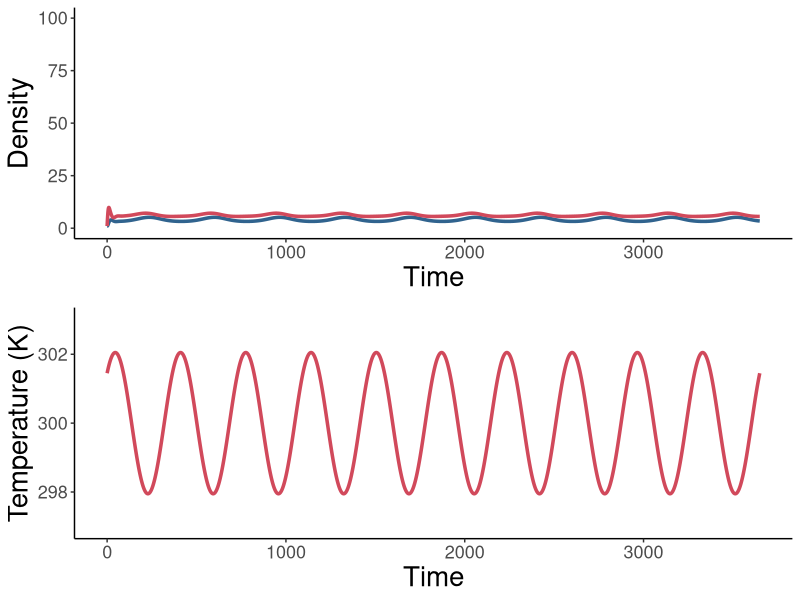
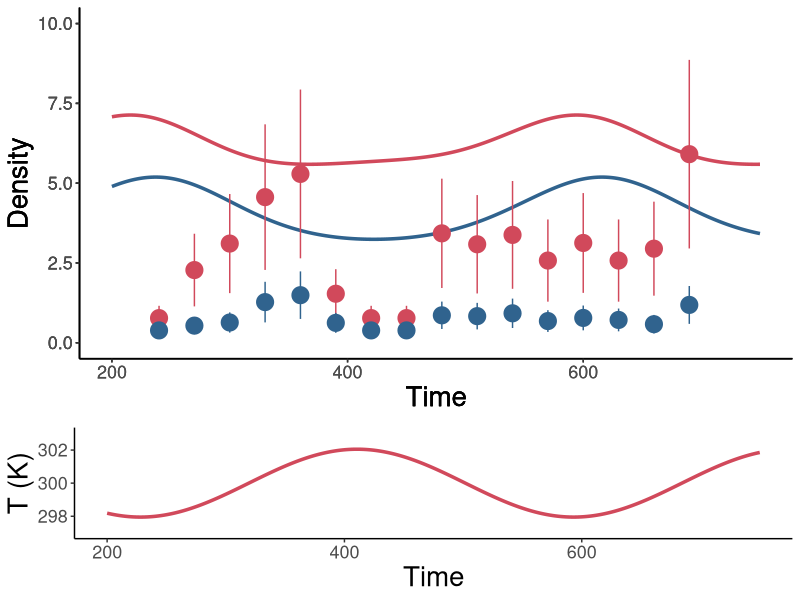

These charts were generated, in order, by the following R code:
####################################################################################################
#### This R script simulates population dynamics of hemipteran insects in their native habitats ####
####################################################################################################



#################################################
#### Load packages and set working directory ####
#################################################
library(tidyr)
library(ggplot2)
library(deSolve)
library(cowplot)
library(dplyr)
library(tidyverse)
#library(Cairo)
#library(grid)
#library(gridExtra)

setwd(dirname(rstudioapi::getActiveDocumentContext()$path))

######################################
#### Simulate population dynamics ####
######################################

# STEP 1: Assign parameter values
# read data and select insect
data <- read_csv("Temperature response parameters.csv")

# select an insect by removing # in front of name and placing # in front of other species
#sp.data <- subset(data, Species == "Clavigralla shadabi")
#sp.data <- subset(data, Species == "Clavigralla tomentosicollis Benin")
#sp.data <- subset(data, Species == "Clavigralla tomentosicollis Nigeria A")
#sp.data <- subset(data, Species == "Clavigralla tomentosicollis Nigeria B")
sp.data <- subset(data, Species == "Clavigralla tomentosicollis Nigeria C")

# define model parameters
params <- c(sp.data[2], sp.data[3], sp.data[4], sp.data[5],sp.data[6], sp.data[7], sp.data[8],
            sp.data[9], sp.data[10], sp.data[11], sp.data[12], sp.data[13], sp.data[14], sp.data[15],
            sp.data[16], sp.data[17], sp.data[18], sp.data[19], sp.data[20], sp.data[21], sp.data[22],
            sp.data[23], sp.data[24], sp.data[25])
# time
yrs <- 10; # Number of years over which to run the model
timestep <- 1; # Length of time-steps (days)
times <- seq(0, yrs*365, by = timestep)
# temperature parameters
meanT.incr = 0 # Increase in mean temperature over next 50 years
amplT.incr = 0 # Increase in amplitude of temperature fluctuations over next 50 years
dMeanT = meanT.incr/(yrs*365) # simulate x degree increase in mean temperature over 50 years
dAmplT = amplT.incr/(yrs*365) # simulate x degree increase in the amplitude of temperature fluctuations over 50 years


# STEP 2: Specify model
model = function(t, State, Pars){
  with(as.list(c(State, Pars)),
       {
         # temperature function
         temp = (meanT + dMeanT*times) + (amplT + dAmplT*times)*sin(2*pi*(times + shiftT)/365)
         # time-series of temperature values
         signal = as.data.frame(list(times = times, temp = rep(0, length(times))))
         signal$temp = temp
         # create interpolating function
         input = approxfun(signal, rule = 2 ) # rule = 2 sets any extrapolated point to the closest data extreme
         # import interpolated temperature function
         T =  input(t)
         
         # Temperature responses
         b = bTopt*exp(-(T-Toptb)^2/(2*sb^2)) # Birth rate
         #q = 1 # Density-dependence (temperature-independent for simplicity)
         q = qTR*exp(Aq*(1/TR-1/Tmax))*exp(-(T-Toptq)^2/(2*sq^2)) # Density-dependence (temperature-dependent)
         m = mTR*(T/TR)*exp(A*(1/TR-1/T))/(1+skew*(exp(AL*(1/TL-1/T))+exp(AH*(1/TH-1/T)))) # Maturation rate
         dJ = dJTR*exp(AdJ*(1/TR-1/T)) # Juvenile mortality
         dA = dATR*exp(AdA*(1/TR-1/T)) # Adult mortality
         
         # Juvenile and adult densities
         dJdt = b*(A >= 0.2)*A*exp(-q*A) - m*J - dJ*J # Allee threshold of 10% of equilibrium adult density
         dAdt = m*J - dA*A
         
         return(list(c(dJdt, dAdt), signal = T))
       })
}


# STEP 3: Model simulation and plotting population dynamics
init = c(J = 1, A = 1)
# run model and input into data frame
densities = as.data.frame(ode(func = model, y = init, parms = params, times = times, method = "ode45"))
# gather model variables (time, temp, life stage, density)
output = densities[seq(0, dim(densities)[1], by=timestep), ]
output = gather(output, key=Variable, value=Output, -time)

# Plot population dynamics
pop.dyn <- ggplot(output[output$Variable %in% c("J", "A"), ], aes(x=time, y=Output, color=Variable)) + 
  geom_line(size=1.2) +
  scale_color_manual(values=c("J"="#d1495b", "A"="#30638e")) + 
  labs(x="Time", y="Density") +
  scale_y_continuous(limits=c(0, 100)) +
  #scale_y_log10(limits=c(1, 10)) +
  theme(panel.grid.major = element_blank(), panel.grid.minor = element_blank(),
        panel.background = element_blank(), axis.line = element_line(colour = "black"),
        legend.position = "none", 
        axis.text = element_text(size=13),
        axis.title = element_text(size=20)) 

# Plot temperature regime
temp.regime <- ggplot(output[output$Variable %in% c("signal"), ], aes(x=time, y=Output, color=Variable)) + 
  geom_line(size=1.2) +
  scale_color_manual(values=c("signal"="#d1495b")) + 
  labs(x="Time", y="Temperature (K)") +
  scale_y_continuous(limits=c(params$meanT - params$amplT - amplT.incr - 1, params$meanT + params$amplT + meanT.incr + amplT.incr + 1)) +
  theme(panel.grid.major = element_blank(), panel.grid.minor = element_blank(),
        panel.background = element_blank(), axis.line = element_line(colour = "black"),
        legend.position = "none", 
        axis.text = element_text(size=13),
        axis.title = element_text(size=20))

ggdraw() +
  draw_plot(pop.dyn, x = 0, y = 0.5, width = 1, height = 0.5) +
  draw_plot(temp.regime, x = 0, y = 0, width = 1, height = 0.5)


####################################################################
#### Plot empirical time-series for Clavigralla tomentosicollis ####
####################################################################


# Read data
data.density <- read_csv("Egwuatu_1977.csv")
# Set the plot (A, B, or C)
data.plot <- subset(data.density, Plot=="C")


# Plot options
xmin <- 200 # days
xmax <- 750 # days
ymin <- 0
ymax <- 10

# Plot time-series data
plot.J <- ggplot(data.plot, aes(x=time, y=J, ymin=J-J_SE, ymax=J+J_SE)) + 
  geom_pointrange(size=1.2, color="#d1495b") +
  #geom_line(size=0.8, linetype="longdash", color="#d1495b") +
  labs(x="Time", y="Density") +
  scale_x_continuous(limits=c(xmin, xmax)) +
  scale_y_continuous(limits=c(ymin, ymax)) +
  #scale_y_log10(limits=c(1, 10)) +
  theme(panel.grid.major = element_blank(), panel.grid.minor = element_blank(),
        panel.background = element_rect(fill="transparent"), plot.background = element_rect(fill="transparent"),
        axis.line = element_line(colour = "black"), legend.position = "none", 
        axis.text = element_text(size=13), axis.title = element_text(size=20))
#plot.J

plot.A <- ggplot(data.plot, aes(x=time, y=A, ymin=A-A_SE, ymax=A+A_SE)) + 
  geom_pointrange(size=1.2, color="#30638e") +
  #geom_line(size=0.8, linetype="longdash", color="#30638e") +
  labs(x="Time", y="Density") +
  scale_x_continuous(limits=c(xmin, xmax)) +
  scale_y_continuous(limits=c(ymin, ymax)) +
  #scale_y_log10(limits=c(1, 10)) +
  theme(panel.grid.major = element_blank(), panel.grid.minor = element_blank(),
        panel.background = element_rect(fill="transparent"), plot.background = element_rect(fill="transparent"),
        axis.line = element_line(colour = "black"), legend.position = "none", 
        axis.text = element_text(size=13), axis.title = element_text(size=20)) 
#plot.A

# Plot model dynamics (starting 8 years in to avoid transients)
plot.model <- ggplot(subset(output[output$Variable %in% c("J", "A"), ], time>=8*365+xmin & time<=8*365+xmax),
                          aes(x=time, y=Output, color=Variable)) + 
  geom_line(size=1.2) +
  scale_color_manual(values=c("J"="#d1495b", "A"="#30638e")) + 
  labs(x="Time", y="Density") +
  scale_y_continuous(limits=c(ymin, ymax)) +
  #scale_y_log10(limits=c(1, 10)) +
  theme(panel.grid.major = element_blank(), panel.grid.minor = element_blank(),
        panel.background = element_rect(fill="transparent"), plot.background = element_rect(fill="transparent"),
        axis.line = element_line(colour = "black"), legend.position = "none", 
        axis.text = element_text(size=13), axis.title = element_text(size=20),
        axis.text.x = element_text(colour = "white"), axis.ticks.x = element_blank())
#plot.model

# Plot temperature regime
plot.temp <- ggplot(subset(output[output$Variable %in% c("signal"), ], time>=xmin & time<=xmax),
                      aes(x=time, y=Output, color=Variable)) + 
  geom_line(size=1.2) +
  scale_color_manual(values=c("signal"="#d1495b")) + 
  labs(x="Time", y="T (K)") +
  scale_x_continuous(limits=c(xmin, xmax)) +
  scale_y_continuous(limits=c(params$meanT - params$amplT - amplT.incr - 1, params$meanT + params$amplT + meanT.incr + amplT.incr + 1)) +
  theme(panel.grid.major = element_blank(), panel.grid.minor = element_blank(),
        panel.background = element_rect(fill="transparent"), plot.background = element_rect(fill="transparent"),
        axis.line = element_line(colour = "black"), legend.position = "none", 
        axis.text = element_text(size=13), axis.title = element_text(size=20)) 
#plot.temp

ggdraw()  +
    draw_plot(plot.temp, x = 0, y = 0, width = 1, height = 0.3) +
    draw_plot(plot.model, x = 0, y = 0.3, width = 1, height = 0.7) +
    draw_plot(plot.J, x = 0, y = 0.3, width = 1, height = 0.7) +
    draw_plot(plot.A, x = 0, y = 0.3, width = 1, height = 0.7)
